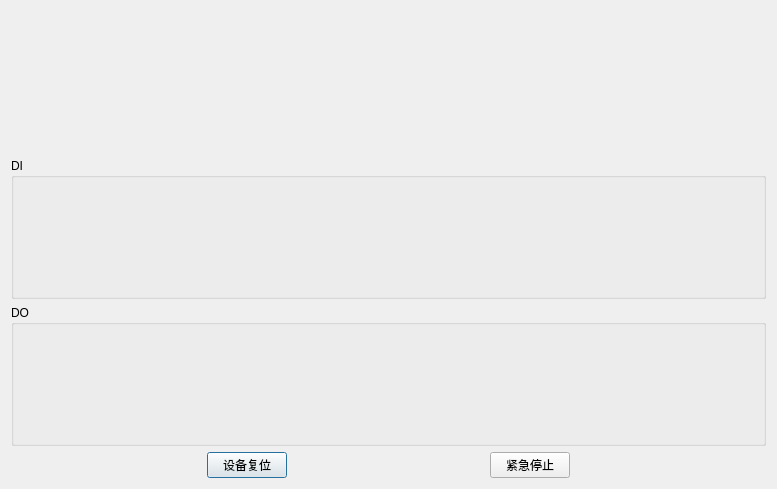
<?xml version="1.0" encoding="UTF-8"?>
<ui version="4.0">
 <class>MotionOpter</class>
 <widget class="QDialog" name="MotionOpter">
  <property name="geometry">
   <rect>
    <x>0</x>
    <y>0</y>
    <width>777</width>
    <height>489</height>
   </rect>
  </property>
  <property name="windowTitle">
   <string>运动操作</string>
  </property>
  <layout class="QVBoxLayout" name="verticalLayout" stretch="5,5,5,0">
   <item>
    <widget class="QWidget" name="AxsGrp" native="true"/>
   </item>
   <item>
    <widget class="QGroupBox" name="Dinput">
     <property name="title">
      <string>DI</string>
     </property>
    </widget>
   </item>
   <item>
    <widget class="QGroupBox" name="Doutput">
     <property name="title">
      <string>DO</string>
     </property>
    </widget>
   </item>
   <item>
    <layout class="QHBoxLayout" name="horizontalLayout">
     <item>
      <spacer name="horizontalSpacer">
       <property name="orientation">
        <enum>Qt::Horizontal</enum>
       </property>
       <property name="sizeHint" stdset="0">
        <size>
         <width>40</width>
         <height>20</height>
        </size>
       </property>
      </spacer>
     </item>
     <item>
      <widget class="QPushButton" name="fixReset">
       <property name="text">
        <string>设备复位</string>
       </property>
      </widget>
     </item>
     <item>
      <spacer name="horizontalSpacer_3">
       <property name="orientation">
        <enum>Qt::Horizontal</enum>
       </property>
       <property name="sizeHint" stdset="0">
        <size>
         <width>40</width>
         <height>20</height>
        </size>
       </property>
      </spacer>
     </item>
     <item>
      <widget class="QPushButton" name="EmgStop">
       <property name="text">
        <string>紧急停止</string>
       </property>
      </widget>
     </item>
     <item>
      <spacer name="horizontalSpacer_2">
       <property name="orientation">
        <enum>Qt::Horizontal</enum>
       </property>
       <property name="sizeHint" stdset="0">
        <size>
         <width>40</width>
         <height>20</height>
        </size>
       </property>
      </spacer>
     </item>
    </layout>
   </item>
  </layout>
 </widget>
 <resources/>
 <connections/>
</ui>
